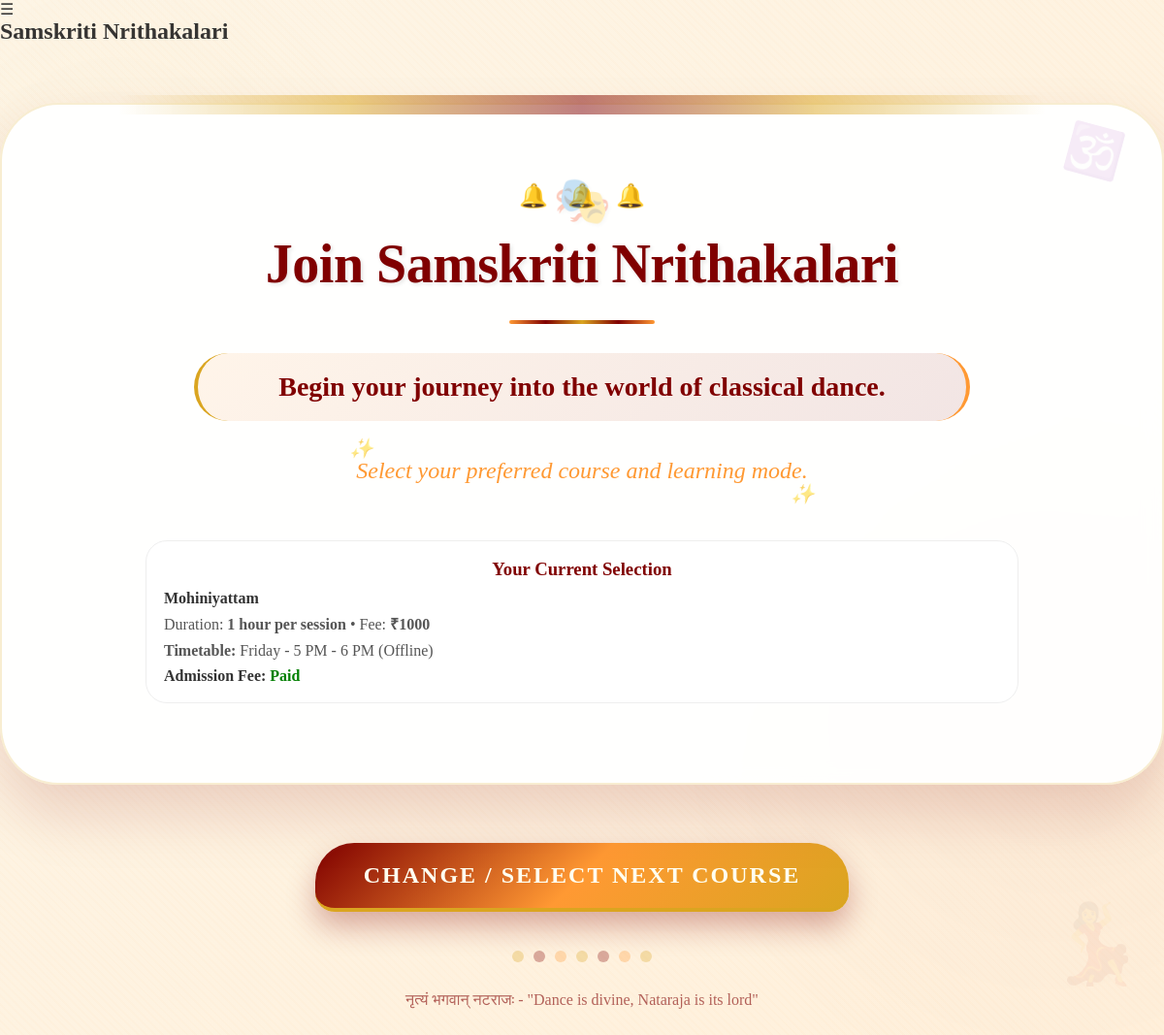
Page /join/ (signed in) on the committed database.
### core/models.py (models this page shows, shortened)
class UserProfile(models.Model):
    user = models.OneToOneField(User, on_delete=models.CASCADE)
    date_of_birth = models.DateField(null=True, blank=True)
    phone = models.CharField(max_length=15)
    address = models.TextField(blank=True, default="")
    profile_image = models.ImageField(upload_to="profile_images/", blank=True, null=True)
    selected_course = models.ForeignKey(
        Course,
        on_delete=models.SET_NULL,
        null=True,
        blank=True,
        related_name="selected_by_students",
    )
    selected_timetable = models.ForeignKey(
        Timetable,
        on_delete=models.SET_NULL,
        null=True,
        blank=True,
        related_name="selected_by_students",
    )
    admission_fee_paid = models.BooleanField(default=False)
    payment_id = models.CharField(max_length=100, blank=True, null=True)
    class Meta:
        ordering = ["user__username"]

class Course(models.Model):
    name = models.CharField(max_length=100, default="Course")
    description = models.TextField(blank=True)
    duration = models.CharField(max_length=50, blank=True)
    fee = models.DecimalField(max_digits=10, decimal_places=0, default=1000)
    is_active = models.BooleanField(default=True)
    image = models.ImageField(upload_to="course_images/", blank=True, null=True)
    class Meta:
        ordering = ["name"]

class Timetable(models.Model):
    MODE_ONLINE = "Online"
    MODE_OFFLINE = "Offline"
    MODE_CHOICES = [
        (MODE_ONLINE, "Online"),
        (MODE_OFFLINE, "Offline"),
    ]
    course = models.ForeignKey(Course, on_delete=models.CASCADE, related_name="timetables")
    day = models.CharField(max_length=20)
    time = models.CharField(max_length=50)
    mode = models.CharField(max_length=10, choices=MODE_CHOICES)
    class Meta:
        ordering = ["course__name", "day", "time"]
        unique_together = ("course", "day", "time", "mode")

### core/views.py (the view)
# urls.py: path("join/", views.join, name="join"),
@login_required
def join(request):
    if is_admin_user(request.user):
        return redirect("admin_dashboard")
    profile = get_profile_or_redirect(request)
    if profile is None:
        return redirect("register")
    if profile.selected_course and profile.selected_timetable and not profile.admission_fee_paid:
        return redirect("payment")
    return render(request, "join.html", {"profile": profile})

### core/views.py (called while the page is built, shortened)
def is_admin_user(user):
    return bool(user and user.is_authenticated and (user.is_staff or user.is_superuser))

def get_profile_or_redirect(request):
    profile = UserProfile.objects.filter(user=request.user).first()
    if profile is not None:
        return profile

### templates/join.html (shortened to what this page needs)
{% extends 'base.html' %}
{% block content %}
<div class="dance-silhouette">💃</div>
<div class="dashboard">
    <div class="temple-bells">
        <span style="--i:1">🔔</span>
        <span style="--i:2">🔔</span>
        <span style="--i:3">🔔</span>
    </div>
    <h1>Join Samskriti Nrithakalari</h1>
    <p>Begin your journey into the world of classical dance.</p>
    <p>Select your preferred course and learning mode.</p>
    {% if profile.selected_course %}
        <div style="max-width:900px;margin:26px auto 22px;background:rgba(255,255,255,0.96);border:1px solid #eee;border-radius:22px;padding:18px;">
            <h3 style="margin-bottom:10px;color:var(--maroon);text-align:center;">
                Your Current Selection
            </h3>
                <div style="flex:1;min-width:260px;">
                    <div style="font-weight:900;color:#333;margin-bottom:6px;">
                        {{ profile.selected_course.name }}
                    </div>
                    <div style="color:#555;margin-bottom:8px;">
                        {% if profile.selected_course.duration %}Duration: <b>{{ profile.selected_course.duration }}</b> • {% endif %}
                        Fee: <b>₹{{ profile.selected_course.fee }}</b>
                    </div>
                    <div style="color:#555;margin-bottom:8px;">
                        <b>Timetable:</b>
                        {% if profile.selected_timetable %}
                            {{ profile.selected_timetable.day }} - {{ profile.selected_timetable.time }} ({{ profile.selected_timetable.mode }})
                        {% else %}
                            Not selected yet
                        {% endif %}
                    </div>
                    <div style="font-weight:900;">
                        Admission Fee:
                        {% if profile.admission_fee_paid %}
                            <span style="color:green;">Paid</span>
                        {% else %}
                            <span style="color:#b00020;">Not Paid</span>
                        {% endif %}
                    </div>
                </div>
            </div>
        </div>
    {% endif %}
    <a href="{% url 'course_selection' %}" class="btn">
        {% if profile.admission_fee_paid %}
            Change / Select Next Course
        {% else %}
            Start Admission
        {% endif %}
    </a>
    <div class="kolam">
        <div class="kolam-dot"></div>
        <div class="kolam-dot"></div>
        <div class="kolam-dot"></div>
        <div class="kolam-dot"></div>
        <div class="kolam-dot"></div>
        <div class="kolam-dot"></div>
        <div class="kolam-dot"></div>
    </div>
</div>
<div style="text-align: center; margin: 30px; color: var(--maroon); opacity: 0.6; font-family: 'Cormorant Garamond', serif;">
    <p>नृत्यं भगवान् नटराजः - "Dance is divine, Nataraja is its lord"</p>
</div>
{% endblock %}

### static/css/style.css (style rules this page uses)
* { margin: 0; padding: 0; box-sizing: border-box; }
body { font-family: 'Poppins', sans-serif; background: #f5f5f5; color: #333; }

### rows in the picture
UserProfile: selected_course.name "Mohiniyattam", selected_course.duration "1 hour per session", selected_course.fee "1000", selected_timetable.day "Friday", selected_timetable.time "5 PM - 6 PM", selected_timetable.mode "Offline"
